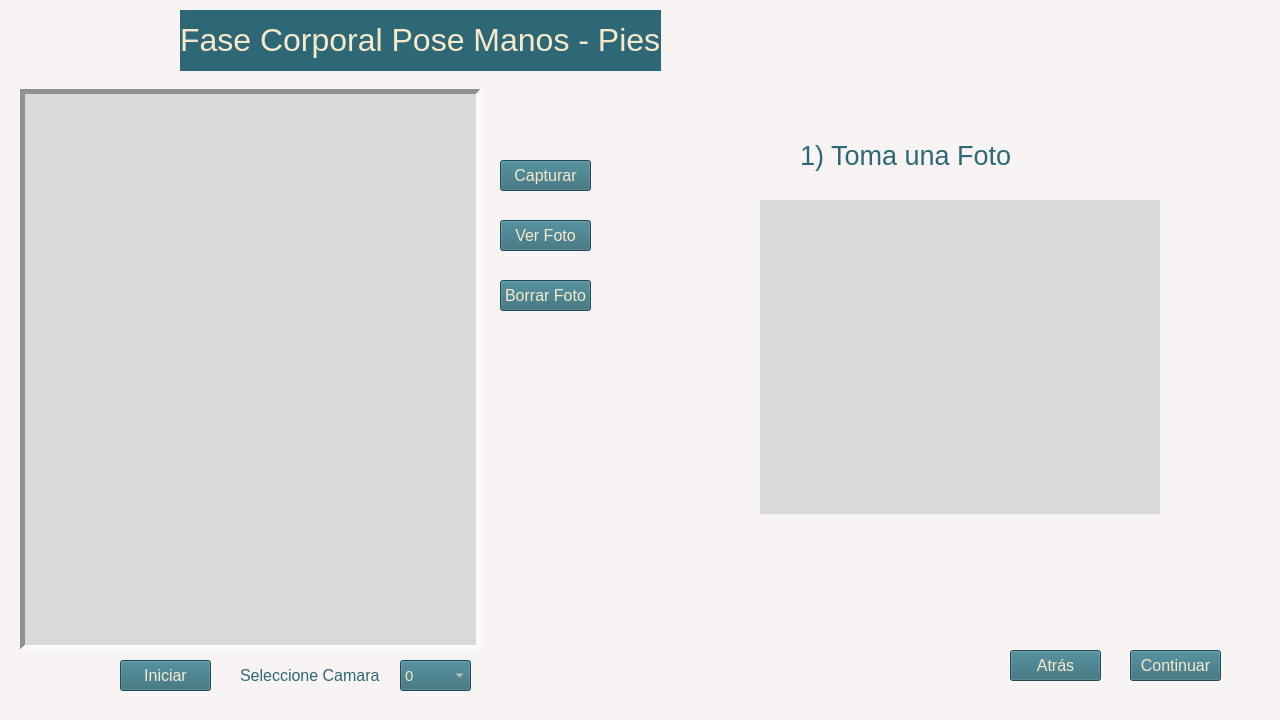
<?xml version="1.0" encoding="UTF-8"?>
<ui version="4.0">
 <class>MainWindow</class>
 <widget class="QMainWindow" name="MainWindow">
  <property name="geometry">
   <rect>
    <x>0</x>
    <y>0</y>
    <width>1280</width>
    <height>720</height>
   </rect>
  </property>
  <property name="windowTitle">
   <string>Fase Corporal - Pies</string>
  </property>
  <property name="windowIcon">
   <iconset>
    <normaloff>imagenes/zebra.png</normaloff>imagenes/zebra.png</iconset>
  </property>
  <property name="styleSheet">
   <string notr="true">background-color: rgb(248, 244, 244);</string>
  </property>
  <widget class="QWidget" name="centralwidget">
   <widget class="QLabel" name="camara">
    <property name="geometry">
     <rect>
      <x>20</x>
      <y>89</y>
      <width>461</width>
      <height>561</height>
     </rect>
    </property>
    <property name="styleSheet">
     <string notr="true">background-color: rgb(217, 217, 217);</string>
    </property>
    <property name="frameShape">
     <enum>QFrame::Panel</enum>
    </property>
    <property name="frameShadow">
     <enum>QFrame::Sunken</enum>
    </property>
    <property name="lineWidth">
     <number>5</number>
    </property>
    <property name="text">
     <string/>
    </property>
   </widget>
   <widget class="QPushButton" name="b_Capturar">
    <property name="geometry">
     <rect>
      <x>500</x>
      <y>160</y>
      <width>91</width>
      <height>31</height>
     </rect>
    </property>
    <property name="font">
     <font>
      <pointsize>12</pointsize>
     </font>
    </property>
    <property name="cursor">
     <cursorShape>PointingHandCursor</cursorShape>
    </property>
    <property name="styleSheet">
     <string notr="true">color: rgb(247, 233, 204);
background-color: rgb(46, 104, 118);</string>
    </property>
    <property name="text">
     <string>Capturar</string>
    </property>
   </widget>
   <widget class="QPushButton" name="b_Ver">
    <property name="geometry">
     <rect>
      <x>500</x>
      <y>220</y>
      <width>91</width>
      <height>31</height>
     </rect>
    </property>
    <property name="font">
     <font>
      <pointsize>12</pointsize>
     </font>
    </property>
    <property name="cursor">
     <cursorShape>PointingHandCursor</cursorShape>
    </property>
    <property name="styleSheet">
     <string notr="true">color: rgb(247, 233, 204);
background-color: rgb(46, 104, 118);</string>
    </property>
    <property name="text">
     <string>Ver Foto</string>
    </property>
   </widget>
   <widget class="QLabel" name="label">
    <property name="geometry">
     <rect>
      <x>240</x>
      <y>660</y>
      <width>151</width>
      <height>31</height>
     </rect>
    </property>
    <property name="font">
     <font>
      <pointsize>12</pointsize>
     </font>
    </property>
    <property name="styleSheet">
     <string notr="true">color: rgb(46, 104, 118);
</string>
    </property>
    <property name="text">
     <string>Seleccione Camara</string>
    </property>
   </widget>
   <widget class="QPushButton" name="b_Iniciar">
    <property name="geometry">
     <rect>
      <x>120</x>
      <y>660</y>
      <width>91</width>
      <height>31</height>
     </rect>
    </property>
    <property name="font">
     <font>
      <pointsize>12</pointsize>
     </font>
    </property>
    <property name="cursor">
     <cursorShape>PointingHandCursor</cursorShape>
    </property>
    <property name="styleSheet">
     <string notr="true">color: rgb(247, 233, 204);
background-color: rgb(46, 104, 118);</string>
    </property>
    <property name="text">
     <string>Iniciar</string>
    </property>
   </widget>
   <widget class="QComboBox" name="N_Camara">
    <property name="geometry">
     <rect>
      <x>400</x>
      <y>660</y>
      <width>71</width>
      <height>31</height>
     </rect>
    </property>
    <property name="font">
     <font>
      <pointsize>11</pointsize>
     </font>
    </property>
    <property name="cursor">
     <cursorShape>PointingHandCursor</cursorShape>
    </property>
    <property name="styleSheet">
     <string notr="true">color: rgb(247, 233, 204);
background-color: rgb(46, 104, 118);</string>
    </property>
    <item>
     <property name="text">
      <string>0</string>
     </property>
    </item>
    <item>
     <property name="text">
      <string>1</string>
     </property>
    </item>
    <item>
     <property name="text">
      <string>2</string>
     </property>
    </item>
   </widget>
   <widget class="QPushButton" name="b_Borrar">
    <property name="geometry">
     <rect>
      <x>500</x>
      <y>280</y>
      <width>91</width>
      <height>31</height>
     </rect>
    </property>
    <property name="font">
     <font>
      <pointsize>12</pointsize>
     </font>
    </property>
    <property name="cursor">
     <cursorShape>PointingHandCursor</cursorShape>
    </property>
    <property name="styleSheet">
     <string notr="true">color: rgb(247, 233, 204);
background-color: rgb(46, 104, 118);</string>
    </property>
    <property name="text">
     <string>Borrar Foto</string>
    </property>
   </widget>
   <widget class="QPushButton" name="b_Cancelar">
    <property name="geometry">
     <rect>
      <x>1010</x>
      <y>650</y>
      <width>91</width>
      <height>31</height>
     </rect>
    </property>
    <property name="font">
     <font>
      <pointsize>12</pointsize>
     </font>
    </property>
    <property name="cursor">
     <cursorShape>PointingHandCursor</cursorShape>
    </property>
    <property name="styleSheet">
     <string notr="true">color: rgb(247, 233, 204);
background-color: rgb(46, 104, 118);</string>
    </property>
    <property name="text">
     <string>Atrás</string>
    </property>
   </widget>
   <widget class="QPushButton" name="b_Continuar">
    <property name="geometry">
     <rect>
      <x>1130</x>
      <y>650</y>
      <width>91</width>
      <height>31</height>
     </rect>
    </property>
    <property name="font">
     <font>
      <pointsize>12</pointsize>
     </font>
    </property>
    <property name="cursor">
     <cursorShape>PointingHandCursor</cursorShape>
    </property>
    <property name="styleSheet">
     <string notr="true">color: rgb(247, 233, 204);
background-color: rgb(46, 104, 118);</string>
    </property>
    <property name="text">
     <string>Continuar</string>
    </property>
   </widget>
   <widget class="QLabel" name="label_3">
    <property name="geometry">
     <rect>
      <x>0</x>
      <y>10</y>
      <width>811</width>
      <height>61</height>
     </rect>
    </property>
    <property name="text">
     <string/>
    </property>
    <property name="pixmap">
     <pixmap>imagenes/franja.png</pixmap>
    </property>
    <property name="scaledContents">
     <bool>true</bool>
    </property>
   </widget>
   <widget class="QLabel" name="label_2">
    <property name="geometry">
     <rect>
      <x>180</x>
      <y>10</y>
      <width>481</width>
      <height>61</height>
     </rect>
    </property>
    <property name="font">
     <font>
      <pointsize>17</pointsize>
     </font>
    </property>
    <property name="styleSheet">
     <string notr="true">color: rgb(0, 68, 91);
background-color: rgb(46, 104, 118);</string>
    </property>
    <property name="text">
     <string>&lt;html&gt;&lt;head/&gt;&lt;body&gt;&lt;p&gt;&lt;span style=&quot; font-size:24pt; color:#f7e9cc;&quot;&gt;Fase Corporal Pose Manos - Pies&lt;/span&gt;&lt;/p&gt;&lt;/body&gt;&lt;/html&gt;</string>
    </property>
   </widget>
   <widget class="QLabel" name="gif_pies">
    <property name="geometry">
     <rect>
      <x>760</x>
      <y>200</y>
      <width>400</width>
      <height>314</height>
     </rect>
    </property>
    <property name="styleSheet">
     <string notr="true">background-color: rgb(217, 217, 217);</string>
    </property>
    <property name="text">
     <string/>
    </property>
    <property name="pixmap">
     <pixmap>imagenes/4-min-620x350.jpg</pixmap>
    </property>
    <property name="scaledContents">
     <bool>true</bool>
    </property>
   </widget>
   <widget class="QLabel" name="Toma">
    <property name="geometry">
     <rect>
      <x>800</x>
      <y>140</y>
      <width>351</width>
      <height>31</height>
     </rect>
    </property>
    <property name="font">
     <font>
      <pointsize>11</pointsize>
     </font>
    </property>
    <property name="styleSheet">
     <string notr="true">color: rgb(46, 104, 118);</string>
    </property>
    <property name="text">
     <string>&lt;html&gt;&lt;head/&gt;&lt;body&gt;&lt;p&gt;&lt;span style=&quot; font-size:20pt;&quot;&gt;1) Toma una Foto&lt;/span&gt;&lt;/p&gt;&lt;/body&gt;&lt;/html&gt;</string>
    </property>
   </widget>
  </widget>
  <widget class="QMenuBar" name="menubar">
   <property name="geometry">
    <rect>
     <x>0</x>
     <y>0</y>
     <width>1280</width>
     <height>21</height>
    </rect>
   </property>
  </widget>
 </widget>
 <resources/>
 <connections/>
</ui>
